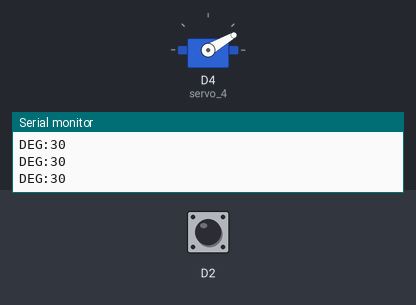
A sketch run on a simulated ESP8266 (NodeMCU). On the bench: servo, the last lines printed to the serial monitor. The inputs (shaded band) are chosen by the test bench; at power-on: D2 LOW.

Above: at 2.8 s.
2.9 s: D2 pulsed HIGH 2 times (0.12 s each, 0.3 s apart)
At 5.4 s:
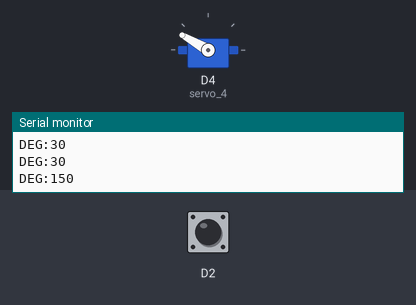
Timing chart, 0 to 7.5 s (numbered marks = the images above; inputs shaded):
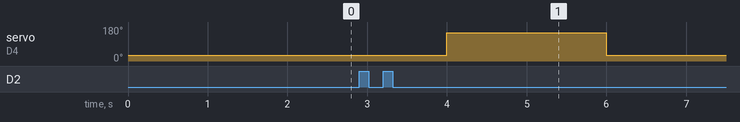

The sketch:

ex10_Servo.ino
```cpp
#include <Servo.h>
int sw = 0;
int x = 0;
int unnamed = 0;

Servo servo_4;

void setup()
{
  pinMode(D2, INPUT);
  pinMode(D4, OUTPUT);
  servo_4.attach(D4);
  Serial.begin(9600);

}

void loop()
{
  sw = digitalRead(D2);
  if (sw == HIGH) {
    while (digitalRead(D2) == HIGH) {
      delay(1000); // Wait for 4 millisecond(s)
    }
    if (x == HIGH) {
      x = LOW;
    } else {
      x += HIGH;
    }
  }
  if (x == LOW) {
    servo_4.write(30);
    Serial.print("DEG:");
    Serial.println(servo_4.read());
    delay(1000); // Wait for 1000 millisecond(s)
  }
  if (x == HIGH) {
    servo_4.write(150);
    Serial.print("DEG:");
    Serial.println(servo_4.read());
    delay(2000); // Wait for 2000 millisecond(s)
    servo_4.write(30);
    Serial.print("DEG:");
    Serial.println(servo_4.read());
    delay(1000); // Wait for 1000 millisecond(s)
    x = LOW;
  }
}
```

Measured:
- after the input at 2.9 s, servo on D4 (servo_4): 30° → 150° after 1.1 s, → 30° 2.0 s later
